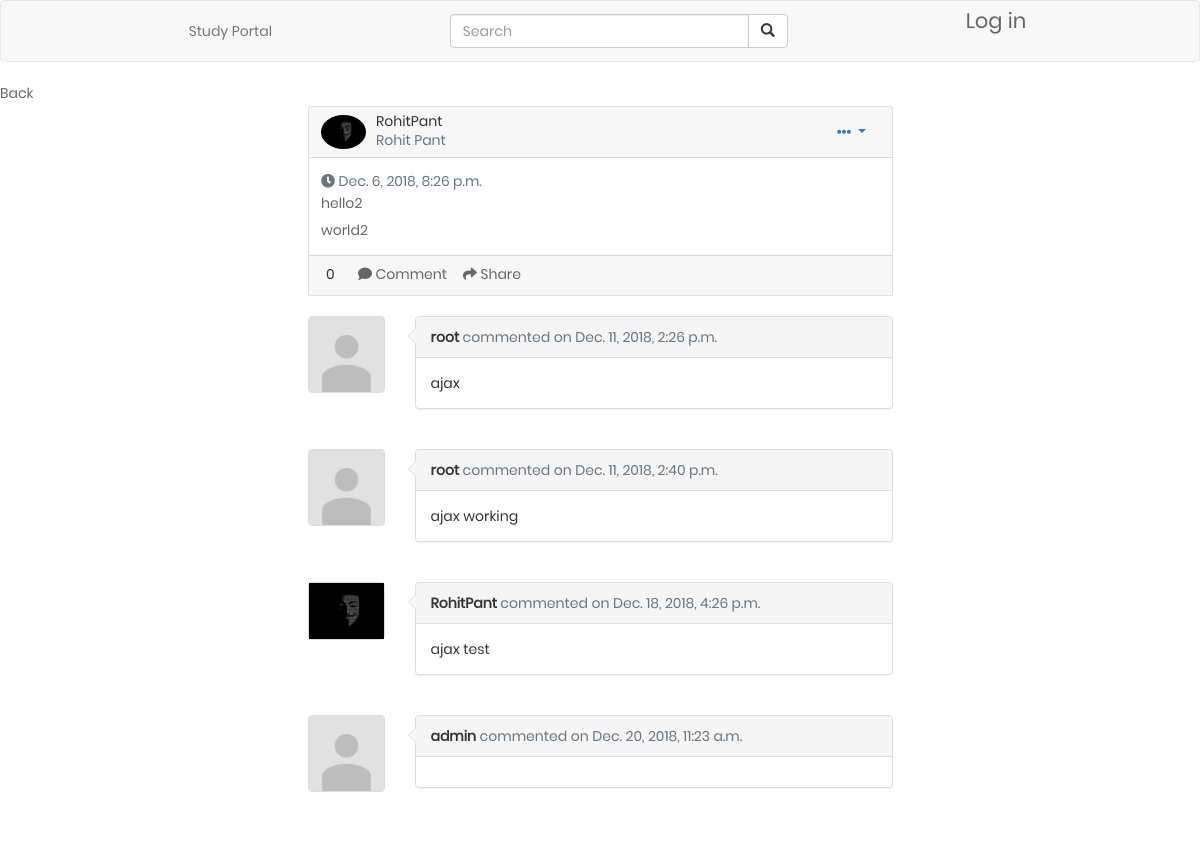
Page /p8 on the committed database.
### profiles/models.py (models this page shows, shortened)
class Profile(models.Model):
    department = models.CharField(max_length=3, choices=DEPARTMENTS, blank=True, help_text='Department')
    age = models.IntegerField()
    first_name = models.CharField(max_length=255)
    last_name = models.CharField(max_length=255)
    degree = models.CharField(max_length=6, choices=DEGREES, blank=True, help_text='Degree')
    description = models.CharField(max_length=255, blank=True)
    profile_picture = models.ImageField(upload_to='images/profile_pictures',
                                        default="images/profile_pictures/default.png")
    city = models.CharField(max_length=255)
    user = models.ForeignKey(User, related_name='profile', on_delete=models.CASCADE, null=True)
    admin_of_courses = models.ManyToManyField(Course, related_name='courses')
    admin = models.BooleanField(default=False)

class Post(models.Model):
    title = models.CharField(max_length=255)
    content = models.TextField()
    created_on = models.DateTimeField(auto_now_add=True)
    author = models.ForeignKey(User, related_name='author',on_delete=models.CASCADE)
    upvote = models.ManyToManyField(User, related_name='upvotes')
    downvote = models.ManyToManyField(User, related_name='downvotes')
    vote_count = models.IntegerField(default = 0)

class Comment(models.Model):
    content = models.TextField()
    created_on = models.DateTimeField(auto_now_add=True)
    author = models.ForeignKey(User,on_delete=models.CASCADE)
    post = models.ForeignKey(Post, related_name='comments', on_delete=models.CASCADE)

### profiles/views.py (the view)
# urls.py: url(r'^p(?P<pk>\d+)$', views.post_detail, name='post-detail'),
def post_detail(request, pk):
	post = Post.objects.filter(pk=pk)
	if post.count() == 0:
		return HttpResponseRedirect(reverse("post_new"))
	return render(request, 'post/post_detail.html', context={'post': post[0]})

### profiles/templates/post/post_detail.html (shortened to what this page needs)
{% extends "base.html" %}
{% block content %}
{% load social_share %}
{% load static %}
{% load staticfiles %}
<link rel="stylesheet" type="text/css" href="{% static 'css/main.css' %}">
    <a href="{% url 'home' %}">Back</a>
    <div class="row">
        <div class="col-sm-3"></div>
        <div class="col-sm-6">
            <div class="card gedf-card">
                    <div class="card-header">
                        <div class="d-flex justify-content-between align-items-center">
                            <div class="d-flex justify-content-between align-items-center">
                                <div class="mr-2">
                                    {% if post.author.profile.all.count == 0 %}
                                        <img class="rounded-circle" width="45" src="{% static 'images/default.png' %}"/>
                                    {% else %}
                                        {% for profile in post.author.profile.all %}
                                            <img class="rounded-circle" width="45" src="{{profile.profile_picture.url}}">
                                        {% endfor %}
                                    {% endif %}
                                </div>
                                <div class="ml-2">
                                    <div class="h5 m-0">{{ post.author.username }}</div>
                                    {% if post.author.profile.all.count != 0 %}
                                        {% for profile in post.author.profile.all %}
                                            <div class="h7 text-muted">{{ profile.first_name }} {{ profile.last_name }}</div>
                                        {% endfor %}
                                    {% endif %}
                                </div>
                            </div>
                            <div>
                                <div class="dropdown">
                                    <button class="btn btn-link dropdown-toggle" type="button" id="gedf-drop1" data-toggle="dropdown" aria-haspopup="true" aria-expanded="false">
                                        <i class="fa fa-ellipsis-h"></i>
                                    </button>
                                </div>
                            </div>
                        </div>
                    </div>
                    <div class="card-body">
                        <div class="text-muted h7 mb-2"> <i class="fa fa-clock-o"></i> {{ post.created_on }}</div>
                        <a class="card-link" href="{% url 'post-detail' post.id %}">
                            <h5 class="card-title">{{ post.title }}</h5>
                        </a>
                        <p class="card-text">
                            {{ post.content }}
                        </p>
                    </div>
                    <div class="card-footer">
                        <span id="votes-{{post.id}}" style="padding-right: 20px; padding-left: 5px;">{{ post.vote_count }}</span>
                        <a href="#" class="card-link"><i class="fa fa-comment"></i> Comment</a>
                        <a href="#" class="card-link"><i class="fa fa-mail-forward"></i> Share</a>
                    </div>
                </div>
                <br>
                <div id="comments-{{post.id}}">
                {% for comment in post.comments.all %}
                    <div class="row">
                        <div class="col-sm-auto">
                            <div class="thumbnail">
                                {% if comment.author.profile.all.count == 0 %}
                                    <img class="img-responsive user-photo" height="75px" width="75px" src="{% static 'images/default.png' %}"/>
                                {% else %}
                                    {% for profile in comment.author.profile.all %}
                                        <img class="img-responsive user-photo" src="{{profile.profile_picture.url}}">
                                    {% endfor %}
                                {% endif %}
                            </div>
                        </div>
                        <div class="col">
                            <div class="panel panel-default">
                                <div class="panel-heading">
                                    <strong>{{comment.author}}</strong> <span class="text-muted">commented on {{comment.created_on}}</span>
                                </div>
                                <div class="panel-body">
                                    {{comment.content}}
                                </div>
                            </div>
                        </div>
                    </div>
                    <br>
                {% endfor %}
                <br>
            </div>
        </div>
        <div class="col-sm-3"></div>
    </div>
{% endblock %}

### profiles/static/css/comment.css (style rules this page uses)
.thumbnail { padding:0px; }
.user-photo { height: 75px; width: 75px; }
.panel { position:relative; }
.panel>.panel-heading:after,.panel>.panel-heading:before { position:absolute; top:11px;left:-16px; right:100%; width:0; height:0; display:block; content:" "; border-color:transparent; border-style:solid solid outset; pointer-events:none; }
.panel>.panel-heading:after { border-width:7px; border-right-color:#f7f7f7; margin-top:1px; margin-left:2px; }
.panel>.panel-heading:before { border-right-color:#ddd; border-width:8px; }

### profiles/static/css/main.css (style rules this page uses)
* { margin: 0px; padding: 0px; box-sizing: border-box; }
body, html { height: 100%; font-family: Poppins-Regular, sans-serif; }
a { font-family: Poppins-Regular; font-size: 14px; line-height: 1.7; color: #666666; margin: 0px; transition: all 0.4s; -webkit-transition: all 0.4s; -o-transition: all 0.4s; -moz-transition: all 0.4s; }
h1,h2,h3,h4,h5,h6 { margin: 0px; }
p { font-family: Poppins-Regular; font-size: 14px; line-height: 1.7; color: #666666; margin: 0px; }
button { outline: none !important; border: none; background: transparent; }

### rows in the picture
Profile: profile_picture (picture), first_name "Rohit", last_name "Pant"
Post: author.username "RohitPant", created_on "Dec. 6, 2018, 8:26 p.m.", title "hello2", content "world2", vote_count "0"
Comment: author "root", created_on "Dec. 11, 2018, 2:26 p.m.", content "ajax"
Comment: author "root", created_on "Dec. 11, 2018, 2:40 p.m.", content "ajax working"
Comment: author "RohitPant", created_on "Dec. 18, 2018, 4:26 p.m.", content "ajax test"
Comment: author "admin", created_on "Dec. 20, 2018, 11:23 a.m."
Profile: profile_picture (placeholder picture)
